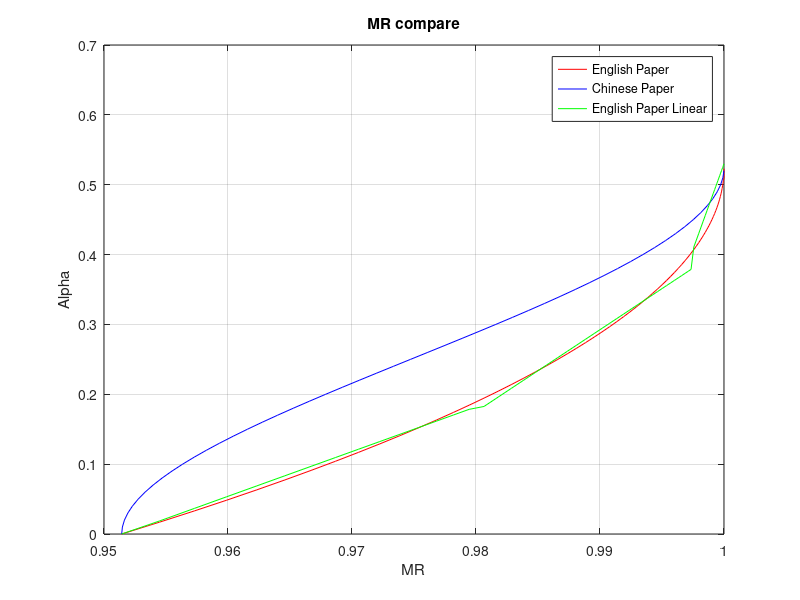

Write MATLAB code to recreate this figure.
clear all
Vs = 1:0.01:1.732;
alpha3 = 0:0.01:0.5236;
alpha3_temp1 = sqrt(3);
alpha3_temp2 = pi/6;

alpha3_item1 = sin(alpha3);
alpha3_item2 = (alpha3_temp1/2)*log(tan(alpha3_temp2 + alpha3./2));
MR1 = 2*(alpha3_item1 - alpha3_item2);

Vdc = 1;
temp = (3/4)*Vs.*Vs-(9/16);

temp2 = (1/2)*Vdc;
temp3 = sqrt(3);
temp4 = 1/sqrt(3);
num = size(Vs);
for i = 1:num(2)
y = sqrt(temp(i)) - sqrt(3)/4;
x = 1 + y/sqrt(3);
alpha(i) = atan(y/x);

f = @(theta) ( ... 
        temp2*cos(theta).*(theta>=0 & theta<alpha(i)) ...%sector 1-1
       +temp2*cos(theta).*(theta>=alpha(i) & theta<(pi/3 - alpha(i))) ...%sector 1-2
       +temp2*cos(theta).*(theta>=(pi/3 - alpha(i)) & theta<(pi/3)) ...%sector 1-3
       +temp2*cos(theta).*(theta>=(pi/3) & theta<(pi/3 + alpha(i))) ...%sector 2-1
       +((temp2)*((cos((theta-pi/3-alpha(i))*(pi/6)/(pi/6-alpha(i))) - temp3*sin((theta-pi/3-alpha(i))*(pi/6)/(pi/6-alpha(i))))./(cos((theta-pi/3-alpha(i))*(pi/6)/(pi/6-alpha(i))) + temp4*sin((theta-pi/3-alpha(i))*(pi/6)/(pi/6-alpha(i)))))).*cos(theta).*(theta>=(pi/3 + alpha(i)) & theta<(2*pi/3 - alpha(i))) ...%sector 2-2
       +(-temp2)*cos(theta).*(theta>=(2*pi/3 - alpha(i)) & theta<(2*pi/3)) ...%sector 2-3
       +(-temp2)*cos(theta).*(theta>=(2*pi/3) & theta<(2*pi/3 + alpha(i))) ...%sector 3-1
       +(-temp2)*cos(theta).*(theta>=(2*pi/3 + alpha(i)) & theta<(pi - alpha(i))) ...%sector 3-2
       +(-temp2)*cos(theta).*(theta>=(pi - alpha(i)) & theta<(pi)) ...%sector 3-3
       +(-temp2)*cos(theta).*(theta>=(pi) & theta<(pi + alpha(i))) ...%sector 4-1
       +(-temp2)*cos(theta).*(theta>=(pi + alpha(i)) & theta<(4*pi/3 - alpha(i))) ...%sector 4-2
       +(-temp2)*cos(theta).*(theta>=(4*pi/3 - alpha(i)) & theta<(4*pi/3)) ...%sector 4-3
       +(-temp2)*cos(theta).*(theta>=(4*pi/3) & theta<(4*pi/3 + alpha(i))) ...%sector 5-1
       +((temp2)*((-cos((theta-4*pi/3-alpha(i))*(pi/6)/(pi/6-alpha(i))) + temp3*sin((theta-4*pi/3-alpha(i))*(pi/6)/(pi/6-alpha(i))))./(cos((theta-4*pi/3-alpha(i))*(pi/6)/(pi/6-alpha(i))) + temp4*sin((theta-4*pi/3-alpha(i))*(pi/6)/(pi/6-alpha(i)))))).*cos(theta).*(theta>=(4*pi/3 + alpha(i)) & theta<(5*pi/3 - alpha(i))) ...%sector 5-2
       +(temp2)*cos(theta).*(theta>=(5*pi/3 - alpha(i)) & theta<(5*pi/3)) ...%sector 5-3
       +(temp2)*cos(theta).*(theta>=5*pi/3 & theta<(5*pi/3 + alpha(i))) ...%sector 6-1
       +(temp2)*cos(theta).*(theta>=(5*pi/3 + alpha(i)) & theta<(2*pi - alpha(i))) ...%sector 6-2
       +(temp2)*cos(theta).*(theta>=(2*pi - alpha(i)) & theta<=(2*pi))...%sector 6-3
    );
F(i)=integral(f,0,pi*2)*2/(2*pi);
MI(i)=F(i)/(2/pi);
end
alpha2 = (6.40*MI - 6.09).*(MI>=0.9517 & MI<0.9800) ...
        +(11.75*MI - 11.34).*(MI>=0.9800 & MI<0.9975) ...
        +(48.96*MI - 48.43).*(MI>=0.9975);
plot(MI,alpha,'r',MR1,alpha3,'b',MI,alpha2,'g')
title('MR compare');
leg1 = legend('English Paper','Chinese Paper','English Paper Linear');
set(leg1,'box','on');
grid on
xlabel('MR')  
ylabel('Alpha') 
grid on